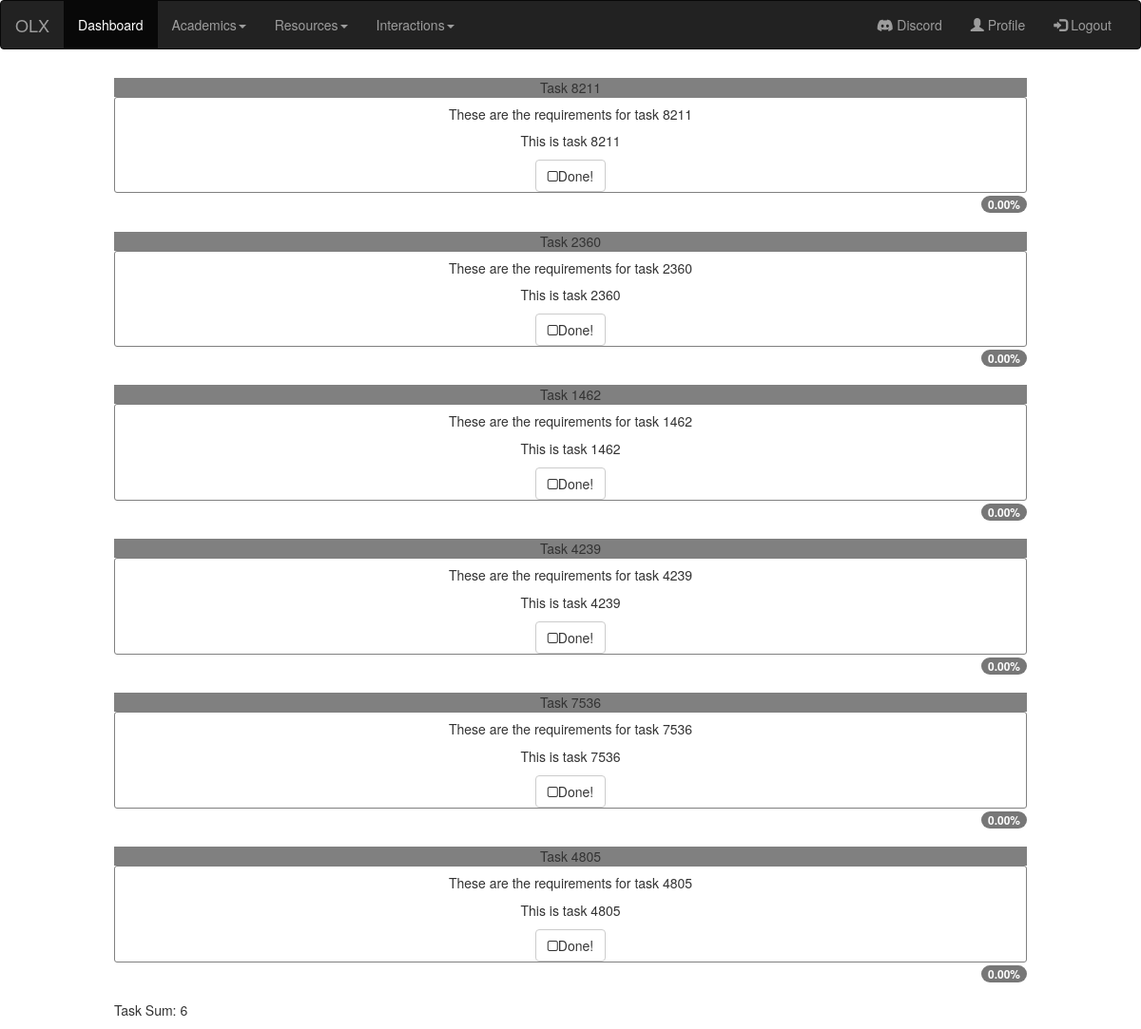
The app's page /tasks/43 (signed in) with its own data.
### app/models.py (models this page shows, shortened)
class Tasks(models.Model):
    project = models.ForeignKey(Project, default=None, on_delete=models.PROTECT)
    task_id = models.IntegerField()
    task_name = models.CharField(max_length=100)
    task_content = models.TextField(max_length=5000)
    task_requirements = models.TextField(max_length=1000)

### app/views.py (the view)
# urls.py: path('tasks/<int:project_ID>', views.tasks, name='tasks'),
@login_required
def tasks(request, project_ID):
    s_project = Project.objects.get(project_id = project_ID)
    my_tasks = Tasks.objects.filter(project = s_project) # Fetch tasks
    number = my_tasks.count() # Number of tasks
    context = {
        'tasks': my_tasks,
        'n': number
    }
    return render(request, 'tasks.html', context=context)

### app/templates/tasks.html (shortened to what this page needs)
{% include 'sidepane.html' %}
{% block content %}
<div class="d-grid gap-3">
    {% for task in tasks %}
    <div class="p-2 border">
        <div class="card  text-center">
            <div class="card-header">
                {{ task.task_name }}
            </div>
            <div class="card-body">
                <h5 class="card-title">{{ task.task_requirements }}</h5>
                <p class="card-text">{{ task.task_content }}</p>
                <button href="#" class="btn btn-default but" onclick="uncheck(this)"><i class='fa fa-square-o'></i>Done!</button>
            </div>
            <div class="card-footer text-muted text-right">
                <span class="badge bg-secondary">0.00%</span>
            </div>
        </div>
    </div>
    {% endfor %}
    <div class="p-2 bg-light border">Task Sum: {{n}}</div>
</div>
{% endblock %}

### app/templates/tasks.html (style rules this page uses)
.d-grid { padding-left: 10%; padding-right: 10%; }
.p-2 { padding-top: 1%; padding-bottom: 1%; }
.card-header { background-color: gray; }
.card-body { border-width: 1px; border-style: solid; border-color: gray; border-radius: 3px; }

### records on screen
Tasks: task_name "Task 8211", task_requirements "These are the requirements for task 8211", task_content "This is task 8211"
Tasks: task_name "Task 2360", task_requirements "These are the requirements for task 2360", task_content "This is task 2360"
Tasks: task_name "Task 1462", task_requirements "These are the requirements for task 1462", task_content "This is task 1462"
Tasks: task_name "Task 4239", task_requirements "These are the requirements for task 4239", task_content "This is task 4239"
Tasks: task_name "Task 7536", task_requirements "These are the requirements for task 7536", task_content "This is task 7536"
Tasks: task_name "Task 4805", task_requirements "These are the requirements for task 4805", task_content "This is task 4805"

### other values on screen
{{ n }} "6"
